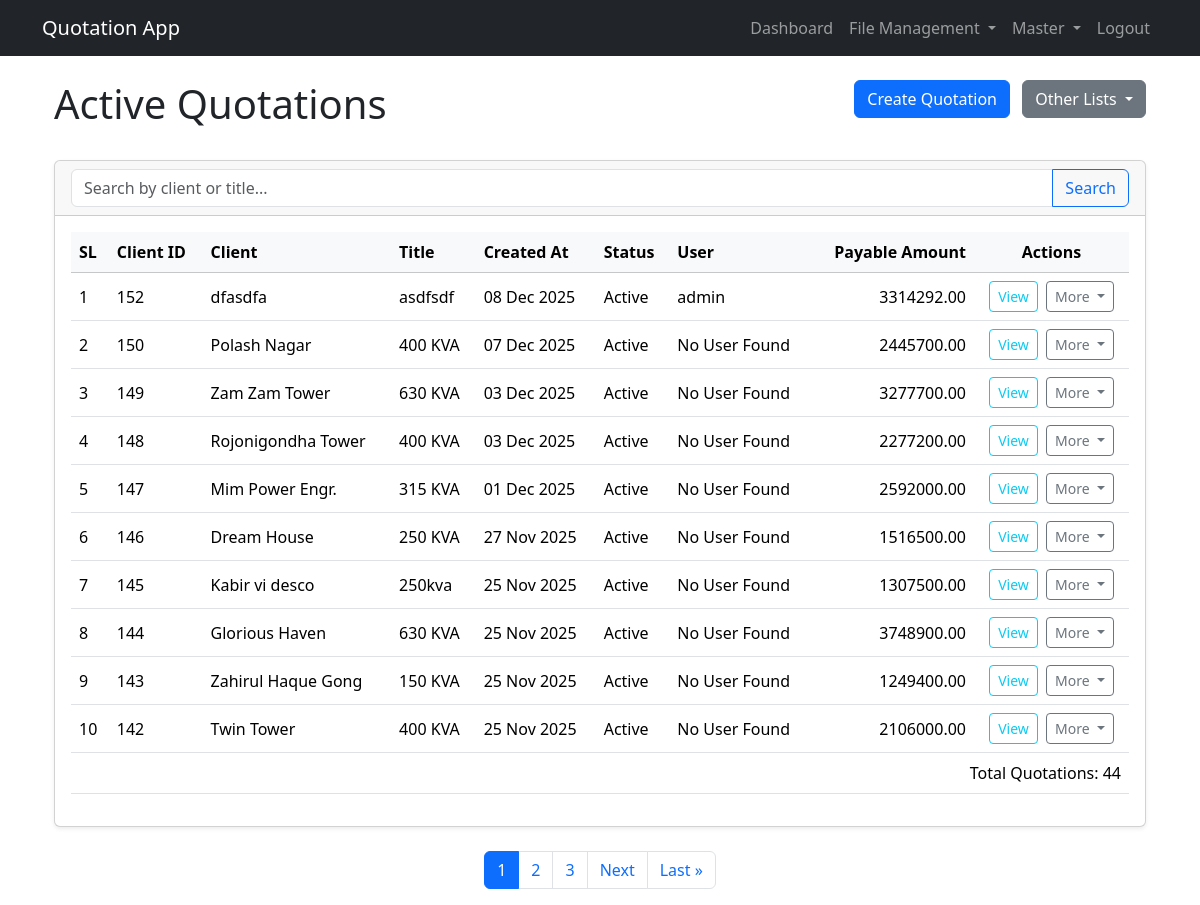
The app's page / (signed in) with its own data.
### pages/models.py (models this page shows, shortened)
class Quotation(models.Model):
    STATUS_CHOICES = (
        ('active', 'Active'),
        ('archived', 'Archived'),
        ('rejected', 'Rejected'),
        ('achieved', 'Achieved'),
    )
    reference = models.CharField(max_length=20, null=True, blank=True)
    title = models.CharField(max_length=255)
    client_name = models.CharField(max_length=255)
    template = models.ForeignKey(QuotationTemplate, on_delete=models.SET_NULL, null=True, blank=True)
    created_at = models.DateTimeField(auto_now_add=True)
    updated_at = models.DateTimeField(auto_now=True)
    status = models.CharField(max_length=10, choices=STATUS_CHOICES, default='active')
    user = models.ForeignKey('auth.User', on_delete=models.SET_NULL, null=True, blank=True)
    discount = models.FloatField(default=0)
    def total_amount(self):
        return sum(group.subtotal() for group in self.groups.all())
    def payable_amount(self):
        return self.total_amount() - self.discount

class QuotationGroup(models.Model):
    quotation = models.ForeignKey(Quotation, on_delete=models.CASCADE, related_name='groups')
    name = models.CharField(max_length=255)
    def subtotal(self):
        return sum(item.total_price for item in self.items.all())

class QuotationItem(models.Model):
    group = models.ForeignKey(QuotationGroup, on_delete=models.CASCADE, related_name='items')
    item = models.ForeignKey(Item, on_delete=models.SET_NULL, null=True, blank=True)
    description = models.CharField(max_length=255, blank=True, null=True)
    unit = models.ForeignKey(Unit, on_delete=models.SET_NULL, null=True, blank=True)
    qty = models.FloatField(default=0)
    unit_price = models.FloatField(default=0)
    total_price = models.FloatField(default=0)

### pages/views.py (the view)
# urls.py: path('', QuotationListView.as_view(), name='quotation_list'),
@method_decorator(login_required, name='dispatch')
class QuotationListView(ListView):
    model = Quotation
    template_name = 'pages/quotations/quotation_list.html'
    context_object_name = 'quotations'
    paginate_by = 10
    def get_queryset(self):
        queryset = Quotation.objects.filter(status='active').order_by('-created_at')
        search_query = self.request.GET.get('q')
        if search_query:
            queryset = queryset.filter(
                Q(title__icontains=search_query) |
                Q(client_name__icontains=search_query)
            )
        return queryset
    def get_context_data(self, **kwargs):
        context = super().get_context_data(**kwargs)
        quotations = self.get_queryset()
        paginator = Paginator(quotations, self.paginate_by)
        page = self.request.GET.get('page')
        try:
            quotations_page = paginator.page(page)
        except PageNotAnInteger:
            quotations_page = paginator.page(1)
        except EmptyPage:
            quotations_page = paginator.page(paginator.num_pages)
        context['quotations'] = quotations_page
        return context

### templates/pages/quotations/quotation_list.html (shortened to what this page needs)
{% extends 'base.html' %}
{% block content %}
<div class="container-fluid">
    <div class="row mb-4">
        <div class="col-md-6">
            <h1>Active Quotations</h1>
        </div>
        <div class="col-md-6 text-md-end">
            <a href="{% url 'quotation_create' %}" class="btn btn-primary me-2">Create Quotation</a>
            <div class="btn-group">
                <button type="button" class="btn btn-secondary dropdown-toggle" data-bs-toggle="dropdown" aria-expanded="false">
                    Other Lists
                </button>
            </div>
        </div>
    </div>
    <div class="card shadow-sm mb-4">
        <div class="card-header">
            <form method="get" action="{% url 'quotation_list' %}">
                <div class="input-group">
                    <input type="text" class="form-control" name="q" placeholder="Search by client or title..." value="{{ request.GET.q }}">
                    <button class="btn btn-outline-primary" type="submit">Search</button>
                </div>
            </form>
        </div>
        <div class="card-body">
            <div class="table-responsive">
                <table class="table table-hover align-middle">
                    <thead class="table-light">
                        <tr>
                            <th>SL</th>
                            <th>Client ID</th>
                            <th>Client</th>
                            <th>Title</th>
                            <th>Created At</th>
                            <th>Status</th>
                            <th>User</th>
                            <th class="text-end">Payable Amount</th>
                            <th class="text-center">Actions</th>
                        </tr>
                    </thead>
                    <tbody>
                        {% for quotation in quotations %}
                        <tr>
                            <td>{{ page_obj.start_index|add:forloop.counter0 }}</td>
                            <td>{{ quotation.id }}</td>
                            <td>{{ quotation.client_name }}</td>
                            <td>{{ quotation.title }}</td>
                            <td>{{ quotation.created_at|date:"d M Y" }}</td>
                            <td>{{ quotation.get_status_display }}</td>
                            <td>
                                {% if quotation.user %}
                                    {{ quotation.user.username }}
                                {% else %}
                                    No User Found
                                {% endif %}
                            </td>
                            <td class="text-end">{{ quotation.payable_amount|floatformat:2 }}</td>
                            <td class="text-center">
                                <a href="{% url 'quotation_view' quotation.pk %}" class="btn btn-sm btn-outline-info me-1">View</a>
                                <div class="btn-group">
                                    <button type="button" class="btn btn-sm btn-outline-secondary dropdown-toggle" data-bs-toggle="dropdown" aria-expanded="false">
                                        More
                                    </button>
                                </div>
                            </td>
                        </tr>
                        {% empty %}
                        <tr>
                            <td colspan="7" class="text-center">No active quotations found.</td>
                        </tr>
                        {% endfor %}
                        <tr>
                            <td colspan="9" class="text-end" >Total Quotations: {{quotations.paginator.count }}</td>
                        </tr>
                    </tbody>
                </table>
            </div>
        </div>
    </div>
    {% if quotations.has_other_pages %}
    <nav aria-label="Page navigation">
        <ul class="pagination justify-content-center">
            {% for num in quotations.paginator.page_range %}
              {% if quotations.number == num %}
                <li class="page-item active"><a class="page-link" href="?page={{ num }}">{{ num }}</a></li>
              {% elif num > quotations.number|add:'-3' and num < quotations.number|add:'3' %}
                <li class="page-item"><a class="page-link" href="?page={{ num }}">{{ num }}</a></li>
              {% endif %}
            {% endfor %}
            {% if quotations.has_next %}
            <li class="page-item"><a class="page-link" href="?page={{ quotations.next_page_number }}">Next</a></li>
            <li class="page-item"><a class="page-link" href="?page={{ quotations.paginator.num_pages }}">Last &raquo;</a></li>
            {% endif %}
        </ul>
    </nav>
    {% endif %}
</div>
{% endblock %}

### records on screen
Quotation: start_index|add "1", id "152", client_name "dfasdfa", title "asdfsdf", created_at "08 Dec 2025", status "Active", user.username "admin", payable_amount "3314292.00"
Quotation: start_index|add "2", id "150", client_name "Polash Nagar", title "400 KVA", created_at "07 Dec 2025", status "Active", shows "No User Found", payable_amount "2445700.00"
Quotation: start_index|add "3", id "149", client_name "Zam Zam Tower", title "630 KVA", created_at "03 Dec 2025", status "Active", shows "No User Found", payable_amount "3277700.00"
Quotation: start_index|add "4", id "148", client_name "Rojonigondha Tower", title "400 KVA", created_at "03 Dec 2025", status "Active", shows "No User Found", payable_amount "2277200.00"
Quotation: start_index|add "5", id "147", client_name "Mim Power Engr.", title "315 KVA", created_at "01 Dec 2025", status "Active", shows "No User Found", payable_amount "2592000.00"
Quotation: start_index|add "6", id "146", client_name "Dream House", title "250 KVA", created_at "27 Nov 2025", status "Active", shows "No User Found", payable_amount "1516500.00"
Quotation: start_index|add "7", id "145", client_name "Kabir vi desco", title "250kva", created_at "25 Nov 2025", status "Active", shows "No User Found", payable_amount "1307500.00"
Quotation: start_index|add "8", id "144", client_name "Glorious Haven", title "630 KVA", created_at "25 Nov 2025", status "Active", shows "No User Found", payable_amount "3748900.00"
Quotation: start_index|add "9", id "143", client_name "Zahirul Haque Gong", title "150 KVA", created_at "25 Nov 2025", status "Active", shows "No User Found", payable_amount "1249400.00"
Quotation: start_index|add "10", id "142", client_name "Twin Tower", title "400 KVA", created_at "25 Nov 2025", status "Active", shows "No User Found", payable_amount "2106000.00"

### other values on screen
{{ quotations.paginator.count }} "44"
{{ num }} "1"
{{ num }} "2" "3"
